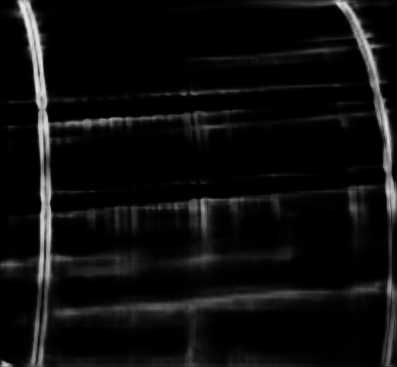
#> input picture out.png, 397 x 367 px, found by its file name
$ python test19houghLinesMethods.py
#> lines starting #> are read from the running program, lines starting #| are printed output that depends on the picture
import cv2
import numpy as np
def hough_lines(img, rho, theta, threshold, min_line_len, max_line_gap):
    """
    `img` should be the output of a Canny transform.

    Returns an image with hough lines drawn.
    """
    lines = cv2.HoughLinesP(img, rho, theta, threshold, np.array([]),
                            minLineLength=min_line_len, maxLineGap=max_line_gap)
    line_img = np.zeros((*img.shape, 3), dtype=np.uint8)
    print(line_img)
    draw_lines(line_img, lines)
    return line_img


def draw_lines(img, lines, color=[255, 0, 0], thickness=2):
    """
    This function draws `lines` with `color` and `thickness`.
    """
    for line in lines:
        for x1, y1, x2, y2 in line:
            cv2.line(img, (x1, y1), (x2, y2), color, thickness)

def houghDefaults(img):
    masked_image = img
    # hough lines
    rho = 5
    theta = np.pi / 180
    threshold = 5
    min_line_len = 30
    max_line_gap = 30

    houged = hough_lines(masked_image, rho, theta,
                         threshold, min_line_len, max_line_gap)
    cv2.imshow("houghed", houged)
    cv2.waitKey(0)
    cv2.destroyAllWindows()

if __name__ == '__main__':
    inputImagePath = '/home/pc/Documents/pytorch-hed/out.png'
    a = cv2.imread(inputImagePath, 0)
#> a is the input picture: shape (367, 397); min 0, max 231, mean 13.3
    low_threshold = 0
    high_threshold = 255
    a = cv2.Canny(a, low_threshold, high_threshold)
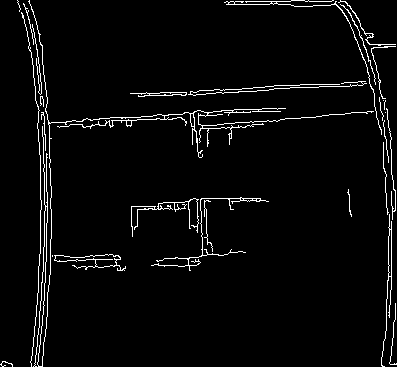
#> a: shape (367, 397); 3.6% white in thin lines or dots
    cv2.imshow("asd", a)
    houghDefaults(a)
#> in hough_lines, `lines = cv2.HoughLinesP(img, rho, theta, threshold, np.array([]), minL..`: lines = 216 rows, first 6: [43, 142, 44, 75], [31, 52, 38, 122], [192, 130, 214, 89], [207, 141, 256, 87], [35, 366, 45, 277], [189, 212, 230, 207]
#> (printed output is left out)
#> the loop in draw_lines, `for line in lines:` made 216 passes
#> after the loop in draw_lines, `for line in lines:`:
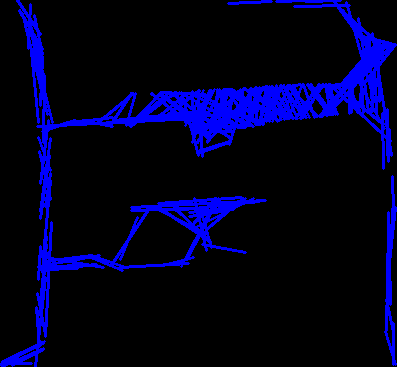
#> img: shape (367, 397, 3); mean of channels 0, 1, 2 34.9, 0, 0; drawn as B, G, R
